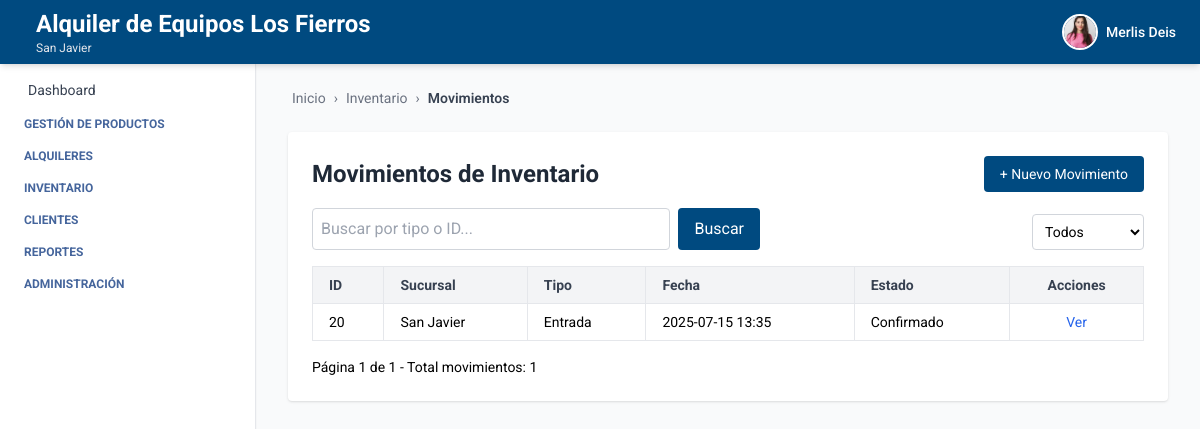
The app's page /inventario/movimientos/ (signed in), older data.
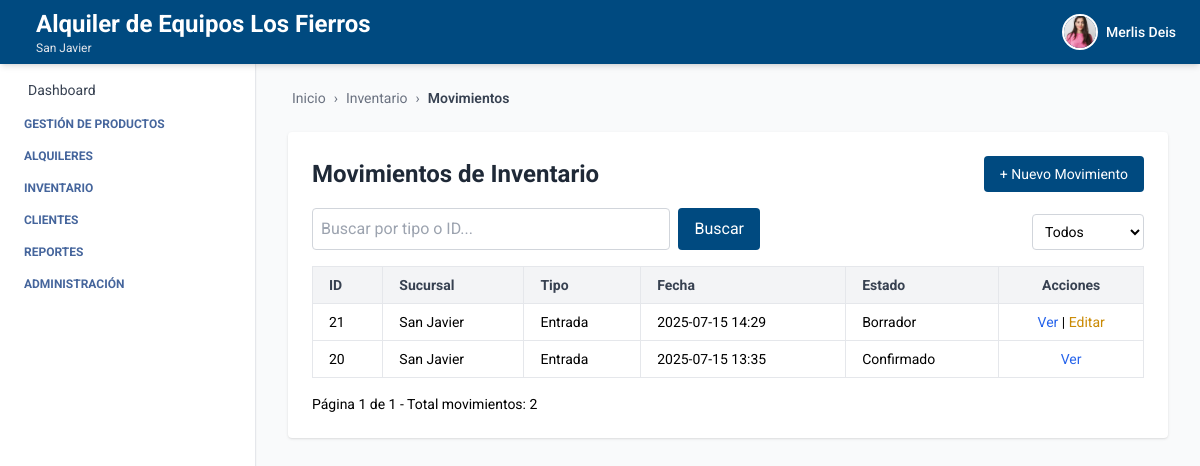
The same page, newer data.
### inventario/models.py (models this page shows, shortened)
class MovimientoInventario(models.Model):
    TIPOS = [
        ('entrada', 'Entrada'),
        ('salida', 'Salida'),
        ('devolucion', 'Devolución'),
        ('ajuste', 'Ajuste manual'),
    ]
    ESTADOS = [
        ('borrador', 'Borrador'),
        ('confirmado', 'Confirmado'),
        ('anulado', 'Anulado'),
    ]
    sucursal = models.ForeignKey(Sucursal, on_delete=models.CASCADE)
    tipo = models.CharField(max_length=20, choices=TIPOS)
    fecha = models.DateTimeField(auto_now_add=True)
    observacion = models.TextField(blank=True)
    cliente = models.ForeignKey(Cliente, on_delete=models.SET_NULL, null=True, blank=True)
    proveedor = models.ForeignKey(Proveedor, on_delete=models.SET_NULL, null=True, blank=True)
    estado = models.CharField(max_length=20, choices=ESTADOS, default='borrador')
    created_by = models.ForeignKey(settings.AUTH_USER_MODEL, on_delete=models.SET_NULL, null=True, blank=True, related_name='movimientos_creados_por')
    updated_by = models.ForeignKey(settings.AUTH_USER_MODEL, on_delete=models.SET_NULL, null=True, blank=True, related_name='movimientos_actualizados_por')
    updated_at = models.DateTimeField(auto_now=True)
    class Meta:
        ordering = ['-fecha']
        verbose_name = 'Movimiento de Inventario'
        verbose_name_plural = 'Movimientos de Inventario'

### empresa/models.py (models this page shows, shortened)
class Sucursal(models.Model):
    ESTADOS = [
        ("activo", "Activo"),
        ("inactivo", "Inactivo"),
    ]
    empresa = models.ForeignKey(Empresa, related_name='sucursales', on_delete=models.CASCADE)
    nombre = models.CharField(max_length=100)
    ciudad = models.CharField(max_length=100)
    direccion = models.CharField(max_length=255)
    departamento = models.CharField(max_length=100, blank=True, null=True)
    telefono = models.CharField(max_length=20, blank=True, null=True)
    estado = models.CharField(max_length=20, choices=ESTADOS, default="activo")

### inventario/views_movimiento.py (the view)
# urls.py: path('movimientos/', movimiento_list, name='movimiento_list'),
@login_required
def movimiento_list(request):
    query = request.GET.get('q', '').strip()
    estado_filtro = request.GET.get('estado', '').strip()
    movimientos_qs = MovimientoInventario.objects.filter(
        sucursal=request.user.sucursal)
    if query:
        movimientos_qs = movimientos_qs.filter(
            Q(id__icontains=query) |
            Q(tipo__icontains=query)
        )
    if estado_filtro:
        movimientos_qs = movimientos_qs.filter(estado=estado_filtro)
    movimientos_qs = movimientos_qs.order_by('-fecha')
    paginator = Paginator(movimientos_qs, 10)
    page_number = request.GET.get('page')
    movimientos = paginator.get_page(page_number)
    total_movimientos = f"Total movimientos: {movimientos_qs.count()}"
    context = {
        'movimientos': movimientos,
        'query': query,
        'estado_filtro': estado_filtro,
        'total_movimientos': total_movimientos,
        'breadcrumb_items': [
            ('Inventario', '/inventario/stock/'),
            ('Movimientos', None)
        ]
    }
    return render(request, 'movimiento_list.html', context)

### inventario/templates/movimiento_list.html (shortened to what this page needs)
{% extends 'index.html' %}
{% block breadcrumb %}
  {% include 'breadcrumb.html' with home='/' breadcrumbs=breadcrumb_items %}
{% endblock %}
{% block content %}
<div class="max-w-6xl mx-auto mt-6 bg-white p-6 rounded shadow">
  <div class="flex justify-between items-center mb-4">
    <h2 class="text-2xl font-bold text-gray-800">Movimientos de Inventario</h2>
    <a href="{% url 'crear_movimiento' %}" class="bg-[var(--primary-color)] text-white px-4 py-2 rounded hover:bg-blue-700 transition text-sm">
      + Nuevo Movimiento
    </a>
  </div>
  <form method="get" class="mb-4 flex justify-between items-end gap-2">
    <div class="flex gap-2 w-full max-w-md">
      <input type="text" name="q" value="{{ query }}" placeholder="Buscar por tipo o ID..." class="p-2 border border-gray-300 rounded w-full" />
      <button type="submit" class="bg-[var(--primary-color)] text-white px-4 py-2 rounded">Buscar</button>
    </div>
    <div class="flex items-end gap-2">
      <select name="estado" class="p-2 border border-gray-300 rounded text-sm bg-white">
        <option value="">Todos</option>
      </select>
    </div>
  </form>
  <table class="min-w-full border border-gray-200 text-sm">
    <thead class="bg-gray-100 text-gray-700">
      <tr>
        <th class="px-4 py-2 border text-left">ID</th>
        <th class="px-4 py-2 border text-left">Sucursal</th>
        <th class="px-4 py-2 border text-left">Tipo</th>
        <th class="px-4 py-2 border text-left">Fecha</th>
        <th class="px-4 py-2 border text-left">Estado</th>
        <th class="px-4 py-2 border text-center">Acciones</th>
      </tr>
    </thead>
    <tbody>
      {% for m in movimientos %}
      <tr class="border-b hover:bg-gray-50">
        <td class="px-4 py-2 border">{{ m.id }}</td>
        <td class="px-4 py-2 border">{{ m.sucursal.nombre }}</td>
        <td class="px-4 py-2 border">{{ m.get_tipo_display }}</td>
        <td class="px-4 py-2 border">{{ m.fecha|date:"Y-m-d H:i" }}</td>
        <td class="px-4 py-2 border">{{ m.estado|title }}</td>
        <td class="px-4 py-2 border text-center">
          <a href="{% url 'ver_movimiento' m.id %}" class="text-blue-600 hover:underline text-sm">Ver</a>
          {% if m.estado != 'confirmado' %}
            | <a href="{% url 'editar_movimiento' m.id %}" class="text-yellow-600 hover:underline text-sm">Editar</a>
          {% endif %}
        </td>
      </tr>
      {% empty %}
      <tr>
        <td colspan="6" class="text-center py-4 text-gray-500">No hay movimientos registrados.</td>
      </tr>
      {% endfor %}
    </tbody>
  </table>
  <div class="mt-4 flex justify-between items-center text-sm">
    <div>
      Página {{ movimientos.number }} de {{ movimientos.paginator.num_pages }} - {{ total_movimientos }}
    </div>
  </div>
</div>
{% endblock %}

Row changes from the older to the newer data that the page shows:
added MovimientoInventario: id "21", sucursal.nombre "San Javier", tipo "Entrada", fecha "2025-07-15 14:29", estado "Borrador", shows "Editar"
Text that changed along with them:
{{ total_movimientos }}: "Total movimientos: 1" → "Total movimientos: 2"
